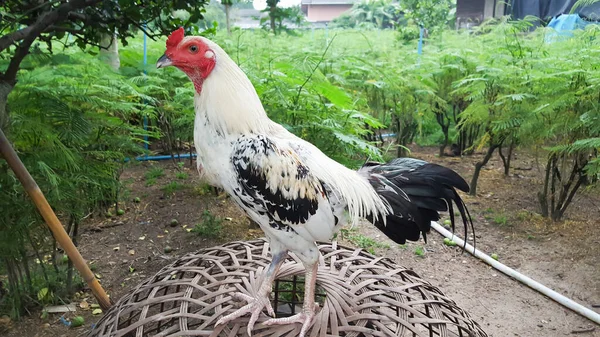
#> input picture src/data/ayam.jpg, 600 x 337 px
$ python crop.py
#> lines starting #> are read from the running program, lines starting #| are printed output that depends on the picture
import os

import cv2

img = cv2.imread(os.path.join('./data', 'ayam.jpg'))
#> img is the input picture: shape (337, 600, 3); mean B, G, R 100.1, 128.2, 115.7

print(img.shape)
#| (337, 600, 3)

cropped_img = img[200:700, 120:1200]
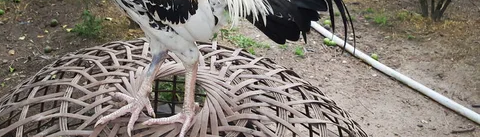
#> cropped_img: shape (137, 480, 3); mean B, G, R 117.3, 125.1, 133.1

cv2.imshow('img', img)
cv2.imshow('cropped_img', cropped_img)
cv2.waitKey(0)

$ run again, with src/data/images.jpg copied over src/data/ayam.jpg
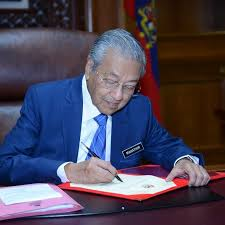
#> input picture src/data/images.jpg, 225 x 225 px
#> img is the input picture: shape (225, 225, 3); mean B, G, R 87.1, 68.6, 75
#| (225, 225, 3)
#> `cropped_img = img[200:700, 120:1200]`:
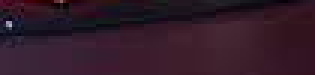
#> cropped_img: shape (25, 105, 3) (shown 3 times larger); mean B, G, R 40, 25.9, 49.4

$ run again, with src/data/kyrie.jpg copied over src/data/ayam.jpg
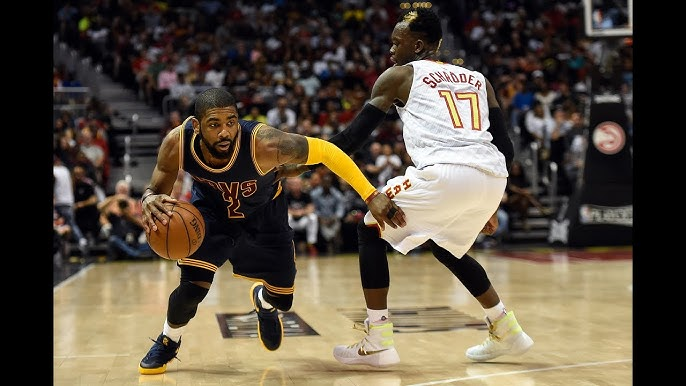
#> input picture src/data/kyrie.jpg, 686 x 386 px
#> img is the input picture: shape (386, 686, 3); mean B, G, R 65.1, 79.3, 89.8
#| (386, 686, 3)
#> `cropped_img = img[200:700, 120:1200]`:
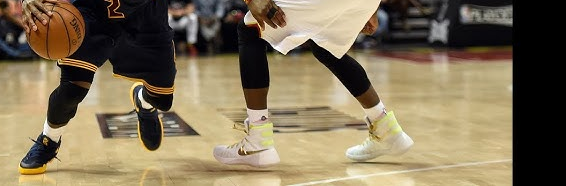
#> cropped_img: shape (186, 566, 3); mean B, G, R 88.7, 115, 129.4
